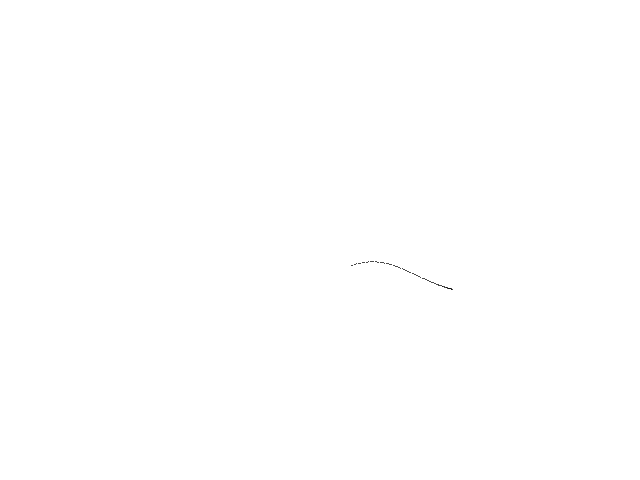
Frame 1 (no input)
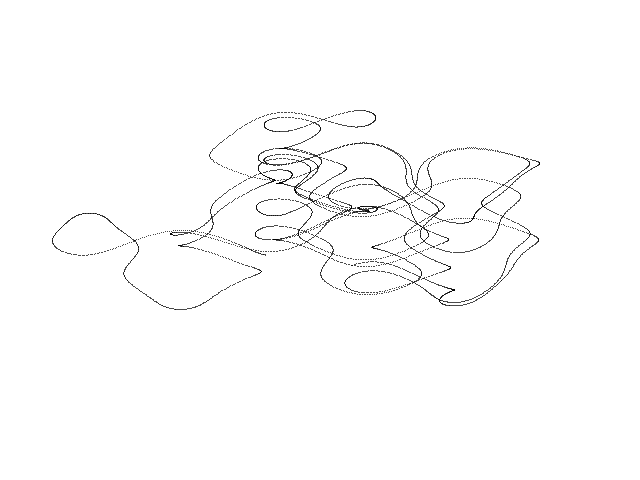
Frame 60 (the mouse pressed at the canvas centre just before this capture)
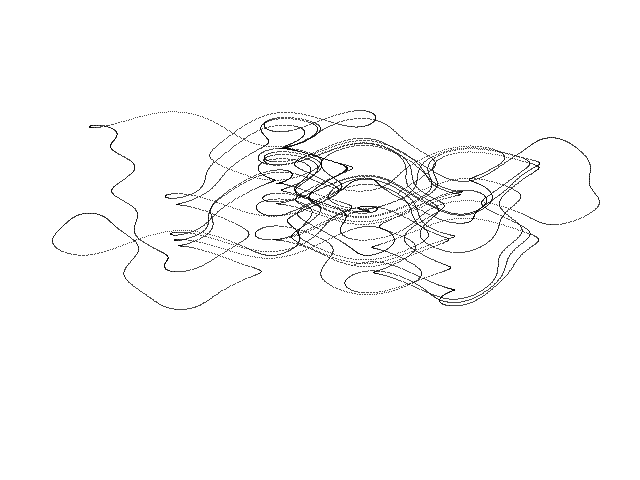
Frame 120 (the mouse held since frame 60 and released just before this capture)

The Processing sketch that drew these frames (run headless with seeded random() and noise(); from frame 60 on, the mouse is pressed at the canvas centre):

// Processing sketch: Plat
// ── Plat.pde
// Plat chaotic attractor //

  float x = 1.0;
  float y = 2.0;
  float z = 3.0;
  float dt = 0.05;
  float a = 0.07;
  float b = 0.033;
  float c = 0.11;


void setup() {
  
  size(640, 480);
  background(255);
  
}

void draw() {
  
  for (int i=0; i<100; i++) {
    
    float nx = x;
    float ny = y;
    float nz = z;
        
    x = nx + dt * (-a * nx + b * cos(ny) - cos(nz));
    y = ny + dt * (-b * ny + c * cos(nz) - cos(nx));
    z = nz + dt * (-c * nz + a * cos(nx) - cos(ny)); 
  
    point(320 + (30 * x), 240 + (13 * y));
        
  }

}
